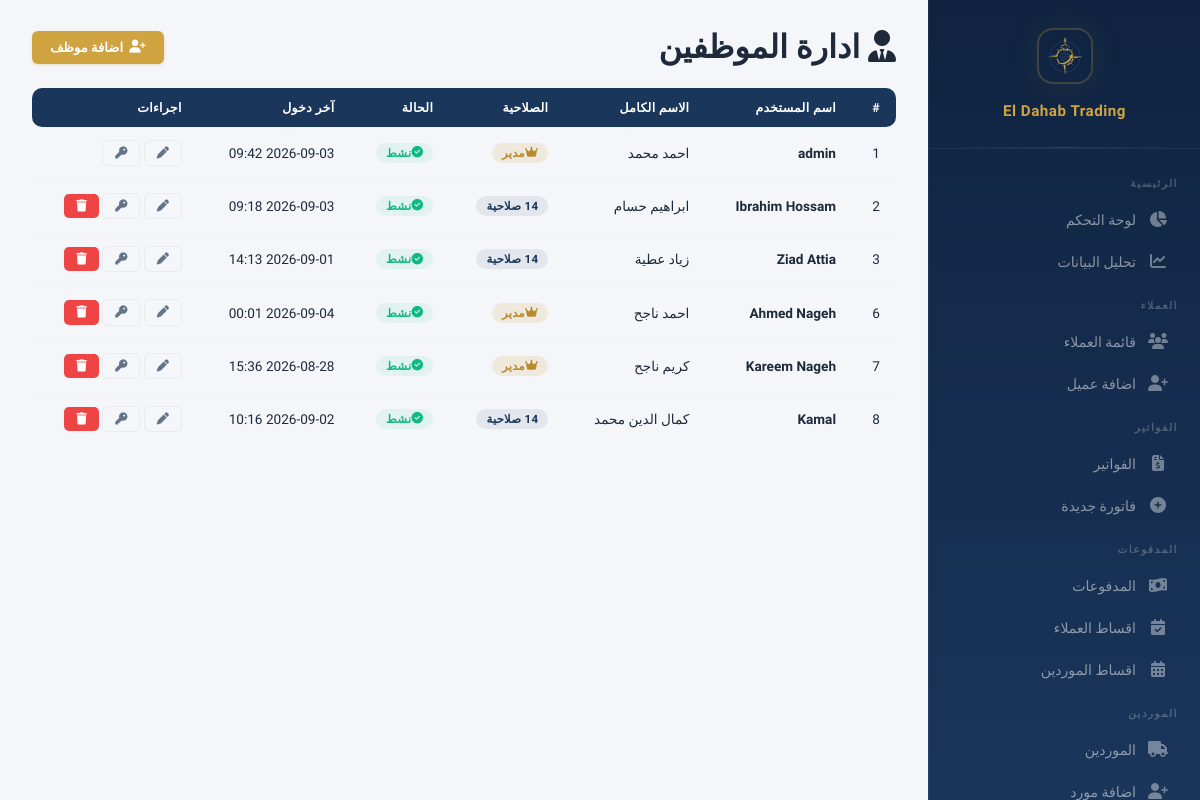
The page /employees (signed in) on the database as committed earlier.
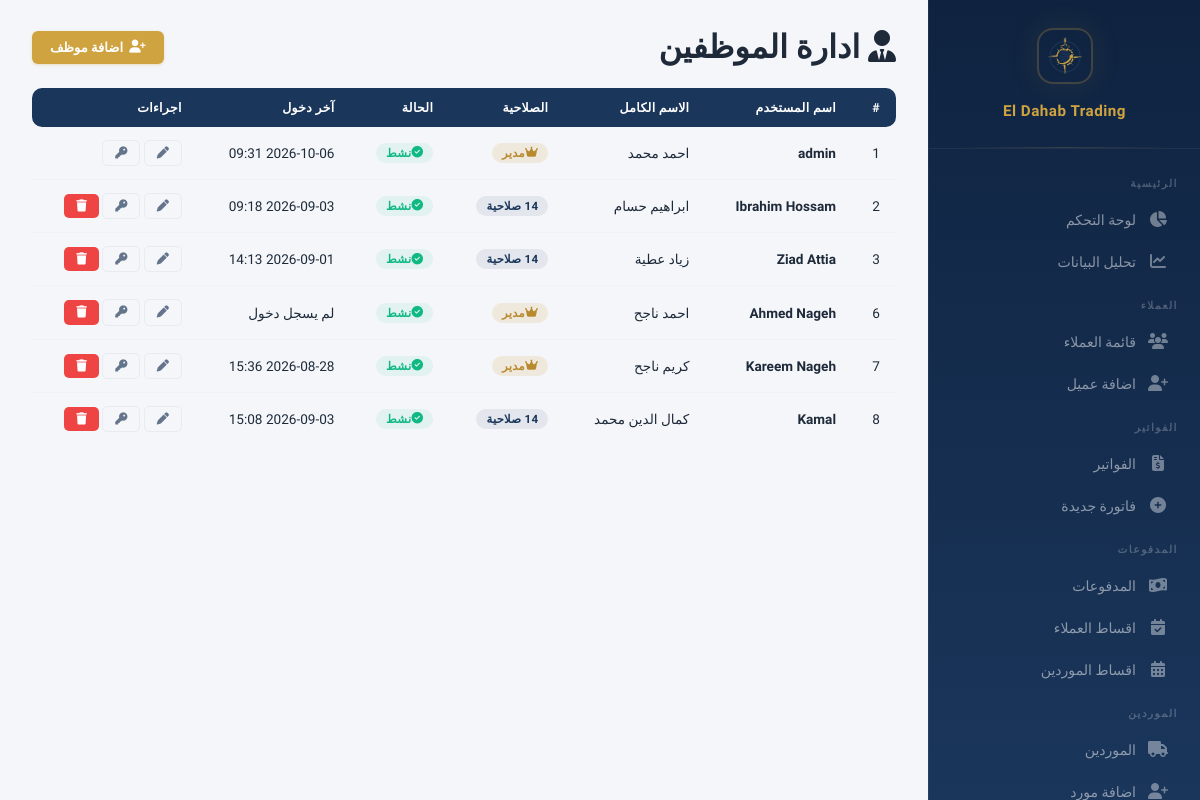
The same page on the database as committed later.
### models.py (models this page shows, shortened)
class User(db.Model):
    __tablename__ = 'users'
    id = db.Column(db.Integer, primary_key=True)
    username = db.Column(db.String(80), unique=True, nullable=False)
    password_hash = db.Column(db.String(256), nullable=False)
    full_name = db.Column(db.String(200))
    is_admin = db.Column(db.Boolean, default=False)
    is_active = db.Column(db.Boolean, default=True)
    created_at = db.Column(db.DateTime, default=datetime.utcnow)
    last_login = db.Column(db.DateTime)
    permissions = db.relationship('UserPermission', backref='user', lazy=True, cascade='all, delete-orphan')
    def has_permission(self, page):
        if self.is_admin:
            return True
        return any(p.page == page for p in self.permissions)

### app.py (the view)
@app.route('/employees')
@login_required
def employees_list():
    if not current_user().is_admin:
        flash('ليس لديك صلاحية', 'danger')
        return redirect(url_for('dashboard'))
    users = User.query.order_by(User.id).all()
    return render_template('employees_list.html', users=users, PAGES=PAGES)

### app.py (called while the page is built)
@app.context_processor
def inject_payment_methods():
    return {'PAYMENT_METHODS': PAYMENT_METHODS, 'parse_images': parse_images}

@app.before_request
def check_session_expiry():
    if 'user_id' in session and session.get('expires_at'):
        if datetime.utcnow().timestamp() > session['expires_at']:
            session.clear()
            flash('انتهت الجلسة، يرجى تسجيل الدخول مرة اخرى', 'warning')
            return redirect(url_for('login'))

@app.context_processor
def inject_user():
    if not hasattr(g, 'current_user'):
        g.current_user = db.session.get(User, session['user_id']) if 'user_id' in session else None
    return dict(current_user=g.current_user)

def current_user():
    if 'user_id' in session:
        return User.query.get(session['user_id'])
    return None

### templates/employees_list.html (shortened to what this page needs)
{% extends "base.html" %}
{% block content %}
<div class="page-header" style="display:flex;justify-content:space-between;align-items:center;flex-wrap:wrap;gap:12px;">
    <h1><i class="fa-solid fa-user-tie"></i> ادارة الموظفين</h1>
    <a href="{{ url_for('employee_add') }}" class="btn btn-gold"><i class="fa-solid fa-user-plus"></i> اضافة موظف</a>
</div>
<div class="table-responsive">
    <table class="table">
        <thead>
            <tr>
                <th>#</th>
                <th>اسم المستخدم</th>
                <th>الاسم الكامل</th>
                <th>الصلاحية</th>
                <th>الحالة</th>
                <th>آخر دخول</th>
                <th>اجراءات</th>
            </tr>
        </thead>
        <tbody>
            {% for u in users %}
            <tr>
                <td>{{ u.id }}</td>
                <td><strong>{{ u.username }}</strong></td>
                <td>{{ u.full_name or '-' }}</td>
                <td>
                    {% if u.is_admin %}
                        <span class="badge badge-gold"><i class="fa-solid fa-crown"></i> مدير</span>
                    {% else %}
                        <span class="badge badge-navy">{{ u.permissions | length }} صلاحية</span>
                    {% endif %}
                </td>
                <td>
                    {% if u.is_active %}
                        <span class="badge badge-success"><i class="fa-solid fa-check-circle"></i> نشط</span>
                    {% else %}
                        <span class="badge badge-danger"><i class="fa-solid fa-ban"></i> معطل</span>
                    {% endif %}
                </td>
                <td>{{ u.last_login.strftime('%Y-%m-%d %H:%M') if u.last_login else 'لم يسجل دخول' }}</td>
                <td>
                    <div class="action-buttons">
                        <a href="{{ url_for('employee_edit', user_id=u.id) }}" class="btn btn-sm btn-outline" title="تعديل">
                            <i class="fa-solid fa-pen"></i>
                        </a>
                        <a href="{{ url_for('employee_permissions', user_id=u.id) }}" class="btn btn-sm btn-outline" title="الصلاحيات">
                            <i class="fa-solid fa-key"></i>
                        </a>
                        {% if u.username != 'admin' %}
                        <form method="POST" action="{{ url_for('employee_delete', user_id=u.id) }}" style="display:inline;" onsubmit="return confirm('هل انت متاكد من حذف هذا الموظف؟')">
                            <button type="submit" class="btn btn-sm btn-danger" title="حذف"><i class="fa-solid fa-trash"></i></button>
                        </form>
                        {% endif %}
                    </div>
                </td>
            </tr>
            {% endfor %}
        </tbody>
    </table>
</div>
{% endblock %}

### templates/base.html (shortened to what this page needs)
<!DOCTYPE html>
<html lang="ar" dir="rtl">
<head>
    <link rel="stylesheet" href="https://cdnjs.cloudflare.com/ajax/libs/font-awesome/6.5.1/css/all.min.css">
    <link rel="stylesheet" href="{{ url_for('static', filename='css/style.css') }}">
</head>
<body>
    <div class="app-layout">
        <nav class="sidebar" id="sidebar">
            <div class="sidebar-header">
                <img src="{{ url_for('static', filename='logo.png') }}" alt="Logo">
                <h2>El Dahab Trading</h2>
            </div>
            <div class="sidebar-nav">
                {% if current_user.is_admin or current_user.has_permission('dashboard') %}
                <div class="nav-section">الرئيسية</div>
                <a href="{{ url_for('dashboard') }}" class="nav-link {% if request.endpoint == 'dashboard' %}active{% endif %}">
                    <span class="icon"><i class="fas fa-chart-pie"></i></span> لوحة التحكم
                </a>
                {% endif %}
                {% if current_user.is_admin or current_user.has_permission('analytics') %}
                <a href="{{ url_for('analytics') }}" class="nav-link {% if request.endpoint == 'analytics' %}active{% endif %}">
                    <span class="icon"><i class="fas fa-chart-line"></i></span> تحليل البيانات
                </a>
                {% endif %}
                {% if current_user.is_admin or current_user.has_permission('customers') or current_user.has_permission('customer_add') %}
                <div class="nav-section">العملاء</div>
                {% if current_user.is_admin or current_user.has_permission('customers') %}
                <a href="{{ url_for('customers_list') }}" class="nav-link {% if 'customer' in request.endpoint %}active{% endif %}">
                    <span class="icon"><i class="fas fa-users"></i></span> قائمة العملاء
                </a>
                {% endif %}
                {% if current_user.is_admin or current_user.has_permission('customer_add') %}
                <a href="{{ url_for('customer_add') }}" class="nav-link">
                    <span class="icon"><i class="fas fa-user-plus"></i></span> اضافة عميل
                </a>
                {% endif %}
                {% endif %}
                {% if current_user.is_admin or current_user.has_permission('invoices') or current_user.has_permission('invoice_add') %}
                <div class="nav-section">الفواتير</div>
                {% if current_user.is_admin or current_user.has_permission('invoices') %}
                <a href="{{ url_for('invoices_list') }}" class="nav-link {% if 'invoice' in request.endpoint %}active{% endif %}">
                    <span class="icon"><i class="fas fa-file-invoice-dollar"></i></span> الفواتير
                </a>
                {% endif %}
                {% if current_user.is_admin or current_user.has_permission('invoice_add') %}
                <a href="{{ url_for('invoice_add') }}" class="nav-link">
                    <span class="icon"><i class="fas fa-plus-circle"></i></span> فاتورة جديدة
                </a>
                {% endif %}
                {% endif %}
                {% if current_user.is_admin or current_user.has_permission('payments') or current_user.has_permission('installments_list') or current_user.has_permission('supplier_installments_list') %}
                <div class="nav-section">المدفوعات</div>
                {% if current_user.is_admin or current_user.has_permission('payments') %}
                <a href="{{ url_for('payments_list') }}" class="nav-link {% if 'payment' in request.endpoint and 'supplier' not in request.endpoint %}active{% endif %}">
                    <span class="icon"><i class="fas fa-money-bill-wave"></i></span> المدفوعات
                </a>
                {% endif %}
                {% if current_user.is_admin or current_user.has_permission('installments_list') %}
                <a href="{{ url_for('installments_list') }}" class="nav-link {% if 'installment' in request.endpoint and 'supplier' not in request.endpoint %}active{% endif %}">
                    <span class="icon"><i class="fas fa-calendar-check"></i></span> اقساط العملاء
                </a>
                {% endif %}
                {% if current_user.is_admin or current_user.has_permission('supplier_installments_list') %}
                <a href="{{ url_for('supplier_installments_list') }}" class="nav-link {% if 'supplier_installment' in request.endpoint %}active{% endif %}">
                    <span class="icon"><i class="fas fa-calendar-alt"></i></span> اقساط الموردين
                </a>
                {% endif %}
                {% endif %}
                {% if current_user.is_admin or current_user.has_permission('suppliers') or current_user.has_permission('supplier_add') %}
                <div class="nav-section">الموردين</div>
                {% if current_user.is_admin or current_user.has_permission('suppliers') %}
                <a href="{{ url_for('suppliers_list') }}" class="nav-link {% if 'supplier' in request.endpoint and 'payment' not in request.endpoint %}active{% endif %}">
                    <span class="icon"><i class="fas fa-truck"></i></span> الموردين
                </a>
                {% endif %}
                {% if current_user.is_admin or current_user.has_permission('supplier_add') %}
                <a href="{{ url_for('supplier_add') }}" class="nav-link">
                    <span class="icon"><i class="fas fa-user-plus"></i></span> اضافة مورد
                </a>
                {% endif %}
                {% endif %}
            </div>
        </nav>
        <main class="main-content">
            <div class="content-area">
                {% block content %}{% endblock %}
            </div>
        </main>
    </div>
</body>
</html>

Rows that differ between the two databases and show on the page:
changed User "admin": last_login "2026-09-03 09:42" → "2026-10-06 09:31"
changed User "Ahmed Nageh": last_login "2026-09-04 00:01" → "لم يسجل دخول"
changed User "Kamal": last_login "2026-09-02 10:16" → "2026-09-03 15:08"
